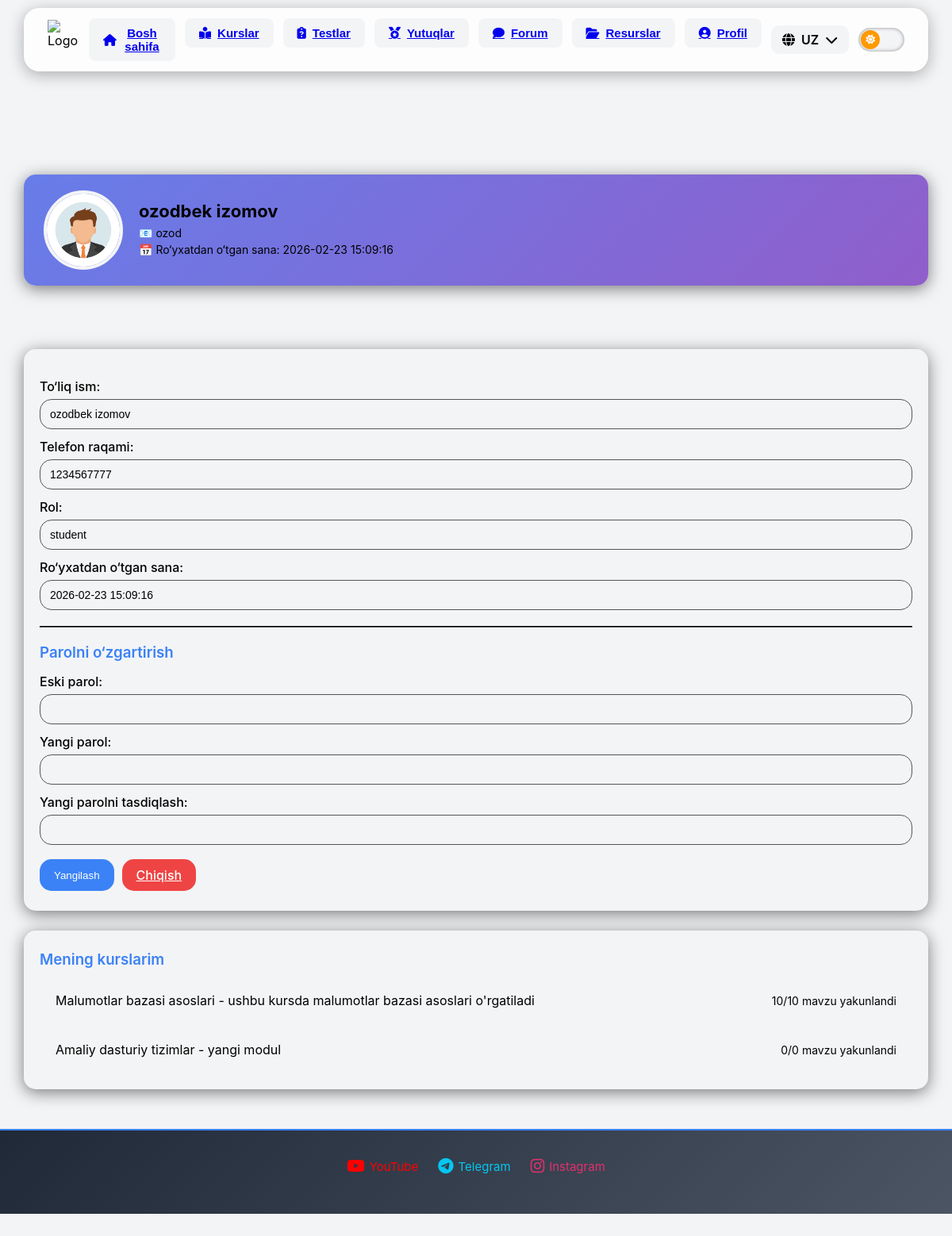
The app's page /student/profile (signed in), older data.
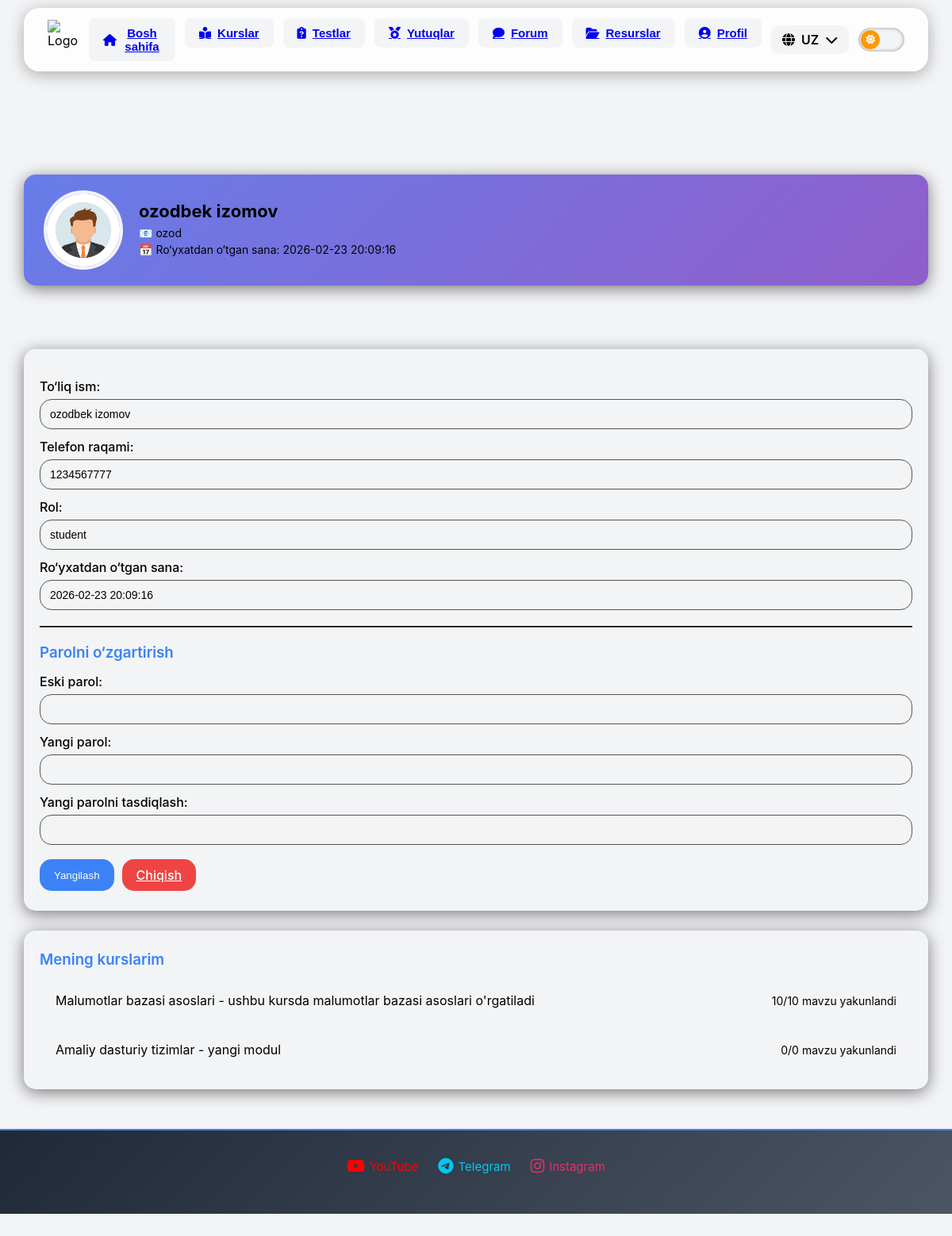
The same page, newer data.
### tables this page shows
CREATE TABLE users(
    id INTEGER PRIMARY KEY AUTOINCREMENT,
    login TEXT UNIQUE NOT NULL,
    password TEXT NOT NULL,
    full_name TEXT NOT NULL,
    number TEXT,
    role TEXT NOT NULL DEFAULT 'student',
    date TEXT DEFAULT (DATETIME('now', '+5 hours'))
);

### routes/student.py (the view, shortened to what this page needs)
@bp.route("/profile", methods=["GET", "POST"])
def profile():
    user_id = session.get("user_id")
    if not user_id:
        return redirect("/login")
    conn = get_db()
    c = conn.cursor()
    user = c.execute("SELECT * FROM users WHERE id=?", (user_id,)).fetchone()
    courses = c.execute("""
        SELECT cr.id, cr.name, cr.title,
               SUM(CASE WHEN s.value='succesfully' THEN 1 ELSE 0 END) AS completed,
               COUNT(t.id) AS total_topics
        FROM enrollments e
        JOIN courses cr ON e.course_id = cr.id
        LEFT JOIN chapters ch ON ch.course_id = cr.id
        LEFT JOIN topics t ON t.chapter_id = ch.id
        LEFT JOIN studies s ON s.topic_id = t.id AND s.user_id=?
        WHERE e.user_id=?
        GROUP BY cr.id
    """, (user_id, user_id)).fetchall()
    conn.close()
    return render_template("student/profile.html", user=user, courses=courses)

### routes/student.py (called while the page is built)
@bp.before_request
def require_login():
    open_routes = [
        "student.student_dashboard",
        "student.student_courses"
    ]
    if request.endpoint in open_routes:
        return
    if "user_id" not in session:
        return redirect(url_for('auth.login', next=request.path))

def get_db():
    conn = sqlite3.connect("database.db")
    conn.row_factory = sqlite3.Row
    return conn

### templates/student/profile.html (shortened to what this page needs)
{% extends "base.html" %}
{% block content %}
<div class="profile-container">
    <div class="profile-header"></div>
    <div class="profile-card" style="background: linear-gradient(135deg, #677de9 0%, #905ecb 100%);">
        <img src="{{ url_for('static', filename='icons/profile.png') }}" alt="Profil rasmi" class="profile-avatar">
        <div class="profile-info">
            <h2>{{ user['full_name'] }}</h2>
            <p>📧 {{ user['login'] }}</p>
            <p>📅 Ro‘yxatdan o‘tgan sana: {{ user['date'] }}</p>
        </div>
    </div>
    <div class="section" style="background: var(--card-bg);color: var(--text-color);">
        <form method="post" class="profile-form" style="background: var(--card-bg);color: var(--text-color);">
            <label>To‘liq ism:</label>
            <input style="background: var(--card-bg);color: var(--text-color);" type="text" name="full_name" value="{{ user['full_name'] }}">
            <label>Telefon raqami:</label>
            <input style="background: var(--card-bg);color: var(--text-color);" type="text" name="number" value="{{ user['number'] or '' }}">
            <label>Rol:</label>
            <input style="background: var(--card-bg);color: var(--text-color);" type="text" value="{{ user['role'] }}" disabled>
            <label>Ro‘yxatdan o‘tgan sana:</label>
            <input style="background: var(--card-bg);color: var(--text-color);" type="text" value="{{ user['date'] }}" disabled>
            <hr style="margin:20px 0; border-color:#555;">
            <h3>Parolni o‘zgartirish</h3>
            <label>Eski parol:</label>
            <input style="background: var(--card-bg);color: var(--text-color);" type="password" name="old_password">
            <label>Yangi parol:</label>
            <input style="background: var(--card-bg);color: var(--text-color);" type="password" name="new_password">
            <label>Yangi parolni tasdiqlash:</label>
            <input style="background: var(--card-bg);color: var(--text-color);" type="password" name="confirm_password">
            <div style="display:flex; flex-wrap:wrap; gap:10px;">
                <button type="submit" class="button">Yangilash</button>
                <a href="{{ url_for('student.logout') }}" class="button logout">Chiqish</a>
            </div>
        </form>
    </div>
    <div class="section" style="background: var(--card-bg);color: var(--text-color);">
        <h3>Mening kurslarim</h3>
        {% if courses %}
            {% for c in courses %}
                <div class="course-card" style="background: var(--card-bg);color: var(--text-color);">
                    <span>{{ c['name'] }}{% if c['title'] %} - {{ c['title'] }}{% endif %}</span>
                    <span class="course-progress">{{ c['completed'] }}/{{ c['total_topics'] }} mavzu yakunlandi</span>
                </div>
            {% endfor %}
        {% else %}
            <p>Siz hali hech qanday kursga yozilmagansiz.</p>
        {% endif %}
    </div>
</div>
{% endblock %}

Row changes from the older to the newer data that the page shows:
changed users "ozodbek izomov": date "2026-02-23 15:09:16" → "2026-02-23 20:09:16"
